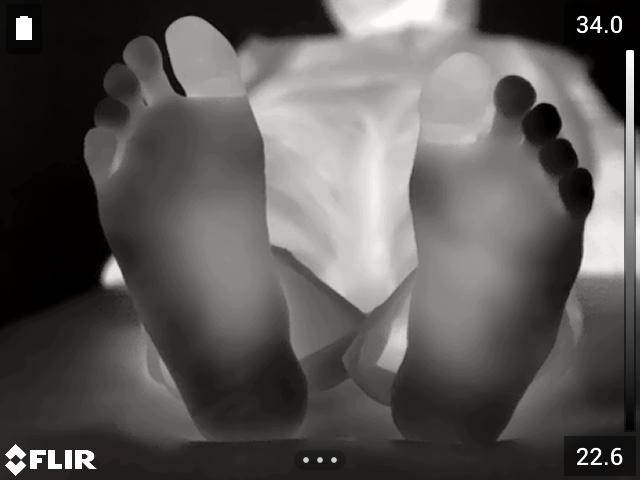
#> input picture images/example_image.jpg, 640 x 480 px
$ python rainbow.py images/example_image.jpg
#> lines starting #> are read from the running program, lines starting #| are printed output that depends on the picture
#!/usr/bin/python
# -*- coding: utf-8 -*-

#Simple code to convert grayscale image into
#rainbow colormap image

import matplotlib.pyplot as plt
import argparse

parser = argparse.ArgumentParser()
parser.add_argument(
        "image",
        help="Input image file",)

def gray_to_rainbow(img):
    #Converts grayscale image into rainbow image
#> called with img = 'images/example_image.jpg'
    print("Converting grayscale image into rainbow image")
    input_img = plt.imread(img)
#> input_img is the input picture: shape (480, 640, 3); mean R, G, B 89.8, 88.9, 87
    output_filename = "rainbow_" + img_path
    plt.imsave(output_filename, input_img[:,:,0] , cmap='rainbow')
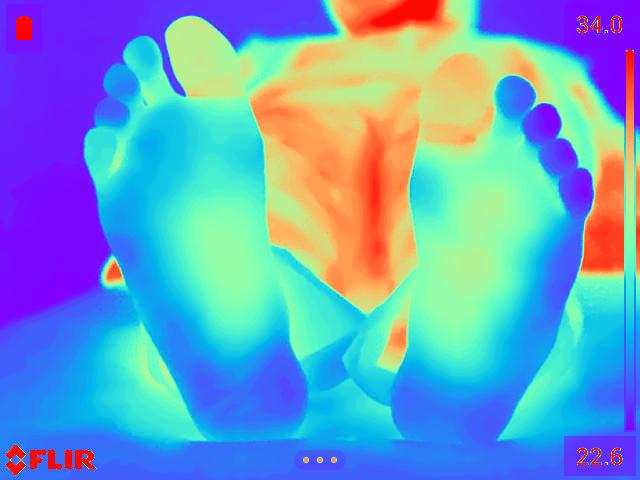
#> saved as example_image.jpg: shape (480, 640, 3); mean R, G, B 106.9, 156.6, 199.8
    print("Succesfully converted image")

def rainbow_to_gray(img):
    #Converts rainbow image into grayscale image
    pass


if __name__ == "__main__":
    args = parser.parse_args()
    img_path = args.image
    print("Input image:")
    print(img_path)
    gray_to_rainbow(img_path)
